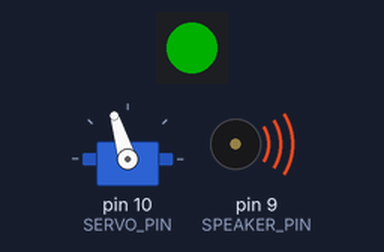
The sketch below on a simulated Arduino Uno, built with avr-gcc and run on an emulated ATmega328P. On the bench: 1 RGB LEDs in strip order, left to right, servo, buzzer (waves = sounding). Dim RGB values are drawn brighter than linear.

Above: at 0.53 s.
At 13.41 s:
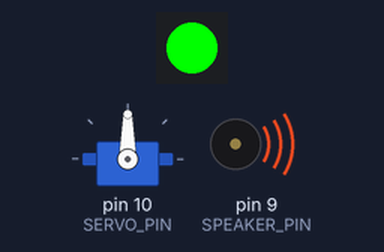
At 39.73 s:
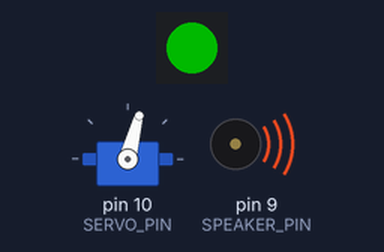
Timing chart, 0 to 40.0 s (numbered marks = the images above):
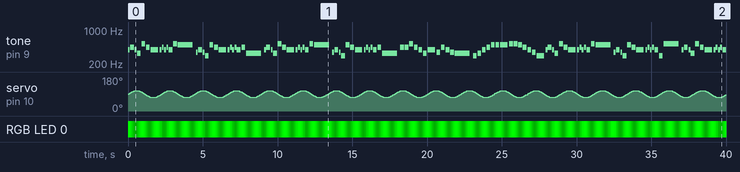

Measured:
- by itself, tone on pin 9 (SPEAKER_PIN): plays 392 Hz for 0.13 s, 440 Hz for 0.25 s, 392 Hz for 0.13 s, 330 Hz for 0.25 s, 523 Hz for 0.25 s, 440 Hz for 0.25 s … (122 notes in this stretch)

The sketch:

Reinduino.ino
```cpp
#include <Adafruit_NeoPixel.h>
#include <Servo.h>

#define NEOPIXEL_PIN 6
#define SPEAKER_PIN 9
#define SERVO_PIN 10
#define NOTE_COUNT 110
#define LOOP_DELAY 50

#define A 440
#define B 494
#define E 330
#define G 392
#define C 523
#define D 294
#define F 349

int notes[] = {
  G,A,G,E,C,A,G,G,A,G,A,G,C,B,
  F,G,F,D,B,A,G,G,A,G,A,G,A,E,
  G,A,G,E,C,A,G,G,A,G,A,G,C,B,
  F,G,F,D,B,A,G,G,A,G,A,G,A,E,
  A,A,C,A,G,E,G,F,A,G,F,E,
  D,E,G,A,B,B,B,C,C,B,A,G,F,D,
  G,A,G,E,C,A,G,G,A,G,A,G,C,B,
  F,G,F,D,B,A,G,G,A,G,A,G,D,C

};

int durations[] = {
  8,4,8,4,4,4,2,8,8,8,8,4,4,1,
  8,4,8,4,4,4,2,8,8,8,8,4,4,1,
  8,4,8,4,4,4,2,8,8,8,8,4,4,1,
  8,4,8,4,4,4,2,8,8,8,8,4,4,1,
  4,4,4,4,4,4,2,4,4,4,4,1,
  4,4,4,4,4,4,2,4,4,4,4,4,4,2,
  8,4,8,4,4,4,2,8,8,8,8,4,4,1,
  8,4,8,4,4,4,2,8,8,8,8,4,4,1
};

Adafruit_NeoPixel nose = Adafruit_NeoPixel(1, NEOPIXEL_PIN, NEO_GRB + NEO_KHZ800);
Servo head;
unsigned long loopCount = 0;
unsigned long nextNoteIn = 0;
int nextNoteNum = 0;

void setup() {
  nose.begin();
  nose.show();
  head.attach(SERVO_PIN);
  head.write( 90 );
}

void loop() {
  float s = sin((float) loopCount / 7);
  float c = cos((float) loopCount / 3);

  int redLevel = 155 + (c * 100);
  nose.setPixelColor(0, 0, redLevel, 0 );
  nose.show();

  int headPos = 90 + (s * 18);
  head.write(headPos);

  playNote();

  delay( LOOP_DELAY );
  loopCount++;
}

void playNote() {
  unsigned long timer = loopCount * LOOP_DELAY;
  if (timer >= nextNoteIn) {
    int note = notes[ nextNoteNum ];
    int duration = durations[ nextNoteNum ];
    int ms = 1000 / duration;
    tone(SPEAKER_PIN, note, ms);
    nextNoteIn = timer + (ms * 1.2);
    nextNoteNum++;
    if (nextNoteNum >= NOTE_COUNT) {
      nextNoteNum = 0;
    }
  }
}
```
